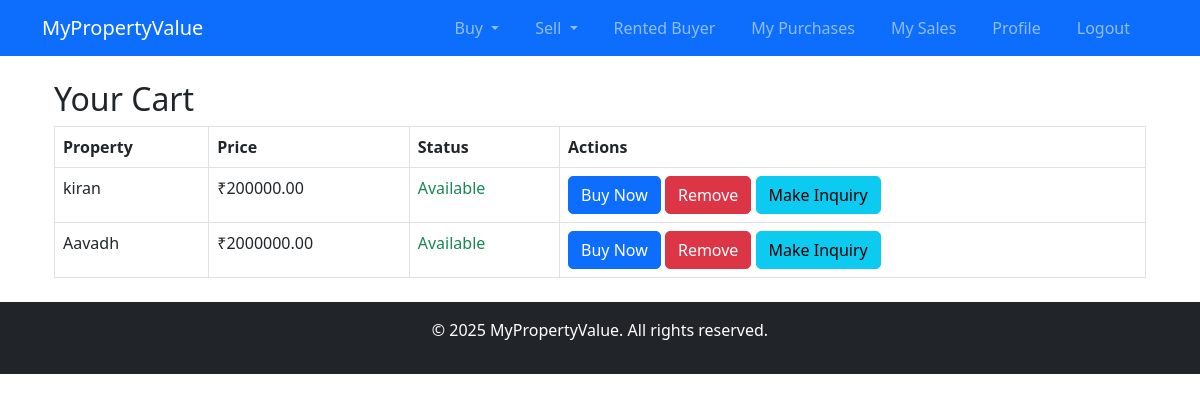
Page /users/cart/ (signed in) on the earlier database version.
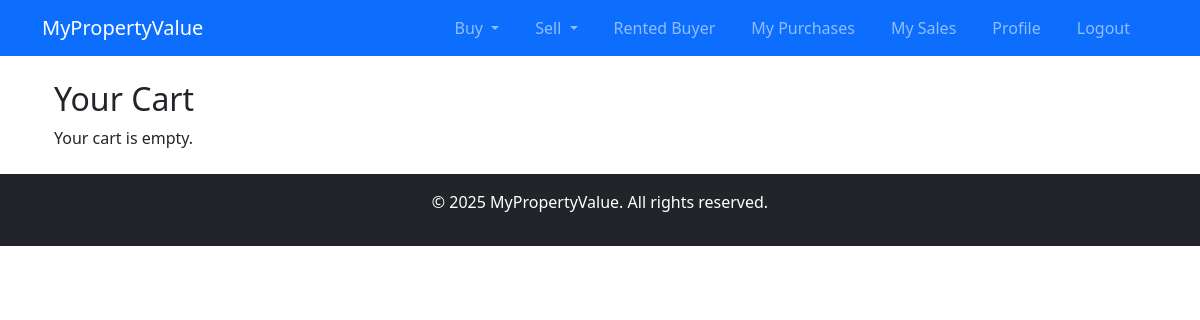
Same page on the later database version.
### users/models.py (models this page shows, shortened)
class Cart(models.Model):
    BUYER_TYPE_CHOICES = [
        ('retailer_buyer', 'Retailer Buyer'),
        ('investor_buyer', 'Investor Buyer'),
        ('rented_buyer', 'Rented Buyer'),
    ]
    user = models.ForeignKey(User, on_delete=models.CASCADE)
    property = models.ForeignKey(Property, on_delete=models.CASCADE)
    buyer_type = models.CharField(max_length=20, choices=BUYER_TYPE_CHOICES, default='retailer_buyer')
    added_at = models.DateTimeField(auto_now_add=True)

class Property(models.Model):
    PROPERTY_TYPES = [
        ('Residential', 'Residential'),
        ('Commercial', 'Commercial'),
    ]
    STATUS_CHOICES = [
        ('Available', 'Available'),
        ('Not Available', 'Not Available'),
    ]
    title = models.CharField(max_length=255)
    image = models.ImageField(upload_to='property_images/', blank=True, null=True)
    description = models.TextField()
    price = models.DecimalField(max_digits=12, decimal_places=2)
    property_type = models.CharField(max_length=20, choices=PROPERTY_TYPES)
    location = models.CharField(max_length=255)
    owner = models.ForeignKey(User, on_delete=models.CASCADE)
    name = models.CharField(max_length=255, default="Unnamed Property") # New status field
    is_sold = models.BooleanField(default=False)
    status = models.CharField(max_length=20, choices=STATUS_CHOICES, default='Available')  # Add this field

### users/views.py (the view, shortened to what this page needs)
# urls.py: path('cart/', views.view_cart, name='view_cart'),
@login_required
def view_cart(request):
    cart_items = Cart.objects.filter(user=request.user)
    return render(request, 'users/cart.html', {'cart_items': cart_items})

### users/templates/users/cart.html (shortened to what this page needs)
{% extends 'base.html' %} {% block content %}
<div class="container">
  <h2>Your Cart</h2>
  {% if cart_items %}
  <table class="table table-bordered">
    <thead>
      <tr>
        <th>Property</th>
        <th>Price</th>
        <th>Status</th>
        <th>Actions</th>
      </tr>
    </thead>
    <tbody>
      {% for cart_item in cart_items %}
      <tr>
        <td>{{ cart_item.property.title }}</td>
        <td>₹{{ cart_item.property.price }}</td>
        <td>
          {% if cart_item.property.status == 'Available' %}
          <span class="text-success">Available</span>
          {% else %}
          <span class="text-danger">Sold</span>
          {% endif %}
        </td>
        <td>
          {% if cart_item.property.status == 'Available' %}
          <a
            href="{% url 'buy_property' cart_item.property.id %}"
            class="btn btn-primary"
            >Buy Now</a
          >
          {% endif %}
          <a
            href="{% url 'remove_from_cart' cart_item.id %}"
            class="btn btn-danger"
            >Remove</a
          >
          <button
            class="btn btn-info"
            data-bs-toggle="modal"
            data-bs-target="#inquiryModal{{ cart_item.property.id }}"
          >
            Make Inquiry
          </button>
        </td>
      </tr>
      {% endfor %}
    </tbody>
  </table>
  {% else %}
  <p>Your cart is empty.</p>
  {% endif %}
</div>
{% endblock %}

Differences in the rows shown:
removed Cart: property "kiran", property.price "200000.00", shows "Available", shows "Buy Now"
removed Cart: property "Aavadh", property.price "2000000.00", shows "Available", shows "Buy Now"
Other differences:
text no longer shown: "Property Price Status Actions"
text now shown: "Your cart is empty."
